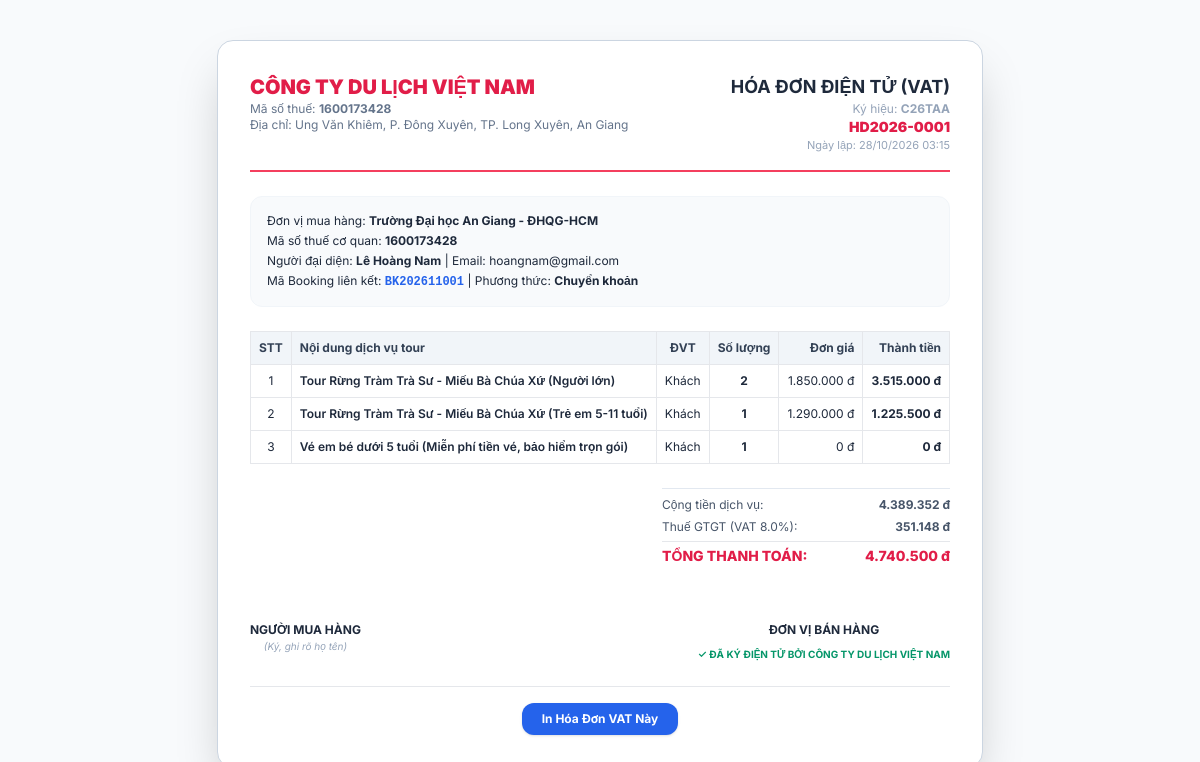
/modules/accounting/invoice_detail.php, run on the app's committed database.
### tables this page shows
CREATE TABLE IF NOT EXISTS `invoices` (
  `invoice_id` int NOT NULL AUTO_INCREMENT,
  `booking_id` int NOT NULL COMMENT 'Liên kết đơn đặt tour',
  `invoice_number` varchar(30) NOT NULL COMMENT 'Số hóa đơn (VD: HD2026-0001)',
  `invoice_series` varchar(20) NOT NULL DEFAULT 'C26TAA' COMMENT 'Ký hiệu mẫu hóa đơn',
  `issue_date` timestamp NULL DEFAULT CURRENT_TIMESTAMP COMMENT 'Ngày lập hóa đơn',
  `buyer_name` varchar(150) NOT NULL COMMENT 'Tên người mua / Đại diện đoàn',
  `company_name` varchar(255) DEFAULT NULL COMMENT 'Tên đơn vị / Cơ quan cần xuất hóa đơn VAT',
  `tax_code` varchar(30) DEFAULT NULL COMMENT 'Mã số thuế doanh nghiệp',
  `company_address` varchar(255) DEFAULT NULL COMMENT 'Địa chỉ cơ quan theo ĐKKD',
  `buyer_email` varchar(100) NOT NULL COMMENT 'Email nhận hóa đơn điện tử',
  `payment_method` enum('Chuyển khoản','Tiền mặt','VNPAY','Thẻ tín dụng') DEFAULT 'Chuyển khoản',
  `subtotal_amount` decimal(12,0) NOT NULL COMMENT 'Tổng tiền trước thuế',
  `vat_rate` decimal(4,1) DEFAULT '8.0' COMMENT 'Thuế suất VAT (%) (VD: 8% hoặc 10%)',
  `vat_amount` decimal(12,0) NOT NULL COMMENT 'Tiền thuế VAT',
  `total_amount` decimal(12,0) NOT NULL COMMENT 'Tổng cộng tiền thanh toán',
  `status` enum('Đã phát hành','Chờ duyệt','Đã hủy') DEFAULT 'Đã phát hành',
  `created_by` int DEFAULT NULL COMMENT 'Nhân viên kế toán xuất hóa đơn',
  PRIMARY KEY (`invoice_id`),
  UNIQUE KEY `invoice_number` (`invoice_number`),
  KEY `booking_id` (`booking_id`),
  KEY `created_by` (`created_by`)
);

CREATE TABLE IF NOT EXISTS `bookings` (
  `booking_id` int NOT NULL AUTO_INCREMENT,
  `booking_code` varchar(20) NOT NULL COMMENT 'Mã đơn: BK202611001',
  `departure_id` int NOT NULL,
  `customer_id` int NOT NULL,
  `promotion_id` int DEFAULT NULL,
  `booking_date` timestamp NULL DEFAULT CURRENT_TIMESTAMP,
  `num_adults` int NOT NULL DEFAULT '1',
  `num_children` int NOT NULL DEFAULT '0',
  `num_infants` int NOT NULL DEFAULT '0',
  `subtotal` decimal(12,0) NOT NULL,
  `discount_amount` decimal(12,0) DEFAULT '0',
  `total_amount` decimal(12,0) NOT NULL,
  `paid_amount` decimal(12,0) DEFAULT '0',
  `payment_status` enum('Chưa thanh toán','Đã đặt cọc','Đã thanh toán đủ','Đã hoàn tiền') DEFAULT 'Chưa thanh toán',
  `booking_status` enum('Chờ duyệt','Đã xác nhận','Đang đi tour','Hoàn tất','Đã hủy') DEFAULT 'Chờ duyệt',
  `special_notes` text COMMENT 'Yêu cầu ăn chay, ghế ngồi phía trước...',
  `is_rewarded` tinyint(1) NOT NULL DEFAULT '0' COMMENT '1: Đã cộng điểm thưởng tích lũy',
  PRIMARY KEY (`booking_id`),
  UNIQUE KEY `booking_code` (`booking_code`),
  KEY `departure_id` (`departure_id`),
  KEY `promotion_id` (`promotion_id`),
  KEY `idx_bookings_customer` (`customer_id`),
  KEY `idx_bookings_status` (`booking_status`,`payment_status`)
);

CREATE TABLE IF NOT EXISTS `invoice_details` (
  `detail_id` int NOT NULL AUTO_INCREMENT,
  `invoice_id` int NOT NULL,
  `item_type` enum('Vé người lớn','Vé trẻ em','Vé em bé','Phụ thu phòng đơn','Bảo hiểm','Dịch vụ khác') NOT NULL,
  `item_name` varchar(255) NOT NULL COMMENT 'Mô tả chi tiết dòng mục',
  `unit` varchar(50) DEFAULT 'Khách' COMMENT 'Đơn vị tính',
  `quantity` int NOT NULL DEFAULT '1',
  `unit_price` decimal(12,0) NOT NULL,
  `discount_amount` decimal(12,0) DEFAULT '0',
  `amount` decimal(12,0) NOT NULL COMMENT 'Thành tiền = (quantity * unit_price) - discount',
  PRIMARY KEY (`detail_id`),
  KEY `invoice_id` (`invoice_id`)
);

### modules/accounting/invoice_detail.php (the view, shortened to what this page needs)
<?php
require_once '../../config/database.php';
$invoice_id = intval($_GET['id'] ?? 1);
$stmt = $pdo->prepare("SELECT i.*, b.booking_code
                       FROM invoices i
                       JOIN bookings b ON i.booking_id = b.booking_id
                       WHERE i.invoice_id = ?");
$stmt->execute([$invoice_id]);
$inv = $stmt->fetch();
$stmtDet = $pdo->prepare("SELECT * FROM invoice_details WHERE invoice_id = ?");
$stmtDet->execute([$invoice_id]);
$details = $stmtDet->fetchAll();
include '../../includes/header.php';
?>
<div class="max-w-3xl mx-auto my-10 p-8 bg-white border border-slate-300 rounded-2xl shadow-2xl space-y-6">
    <div class="flex justify-between items-start border-b-2 border-rose-500 pb-4">
        <div>
            <h1 class="text-xl font-black text-rose-600">CÔNG TY DU LỊCH VIỆT NAM</h1>
            <p class="text-xs text-slate-500">Mã số thuế: <strong>1600173428</strong></p>
            <p class="text-xs text-slate-500">Địa chỉ: Ung Văn Khiêm, P. Đông Xuyên, TP. Long Xuyên, An Giang</p>
        </div>
        <div class="text-right">
            <h2 class="text-lg font-bold text-slate-800">HÓA ĐƠN ĐIỆN TỬ (VAT)</h2>
            <p class="text-xs text-slate-400">Ký hiệu: <strong><?= $inv['invoice_series'] ?></strong></p>
            <p class="text-sm font-black text-rose-600"><?= $inv['invoice_number'] ?></p>
            <p class="text-[11px] text-slate-400">Ngày lập: <?= date('d/m/Y H:i', strtotime($inv['issue_date'])) ?></p>
        </div>
    </div>
    <div class="text-xs space-y-1 bg-slate-50 p-4 rounded-xl border border-slate-100">
        <div>Đơn vị mua hàng: <strong><?= htmlspecialchars($inv['company_name']) ?></strong></div>
        <div>Mã số thuế cơ quan: <strong><?= $inv['tax_code'] ?: 'Khách hàng cá nhân' ?></strong></div>
        <div>Người đại diện: <strong><?= htmlspecialchars($inv['buyer_name']) ?></strong> | Email: <?= $inv['buyer_email'] ?></div>
        <div>Mã Booking liên kết: <span class="font-mono font-bold text-blue-600"><?= $inv['booking_code'] ?></span> | Phương thức: <strong><?= $inv['payment_method'] ?></strong></div>
    </div>
    <table class="w-full text-xs border border-slate-200 text-center">
        <thead class="bg-slate-100 font-bold text-slate-700">
            <tr>
                <th class="p-2 border">STT</th>
                <th class="p-2 border text-left">Nội dung dịch vụ tour</th>
                <th class="p-2 border">ĐVT</th>
                <th class="p-2 border">Số lượng</th>
                <th class="p-2 border text-right">Đơn giá</th>
                <th class="p-2 border text-right">Thành tiền</th>
            </tr>
        </thead>
        <tbody>
            <?php foreach ($details as $idx => $d): ?>
                <tr>
                    <td class="p-2 border"><?= $idx + 1 ?></td>
                    <td class="p-2 border text-left font-semibold"><?= htmlspecialchars($d['item_name']) ?></td>
                    <td class="p-2 border"><?= $d['unit'] ?></td>
                    <td class="p-2 border font-bold"><?= $d['quantity'] ?></td>
                    <td class="p-2 border text-right"><?= number_format($d['unit_price'], 0, ',', '.') ?> đ</td>
                    <td class="p-2 border text-right font-bold"><?= number_format($d['amount'], 0, ',', '.') ?> đ</td>
                </tr>
            <?php endforeach; ?>
        </tbody>
    </table>
    <div class="flex justify-end text-xs">
        <div class="w-72 space-y-1.5 border-t border-slate-200 pt-2">
            <div class="flex justify-between text-slate-600">
                <span>Cộng tiền dịch vụ:</span>
                <strong><?= number_format($inv['subtotal_amount'], 0, ',', '.') ?> đ</strong>
            </div>
            <div class="flex justify-between text-slate-600">
                <span>Thuế GTGT (VAT <?= $inv['vat_rate'] ?>%):</span>
                <strong><?= number_format($inv['vat_amount'], 0, ',', '.') ?> đ</strong>
            </div>
            <div class="flex justify-between text-sm font-extrabold text-rose-600 border-t pt-1">
                <span>TỔNG THANH TOÁN:</span>
                <span><?= number_format($inv['total_amount'], 0, ',', '.') ?> đ</span>
            </div>
        </div>
    </div>
    <div class="flex justify-between text-center text-xs pt-8">
        <div>
            <p class="font-bold">NGƯỜI MUA HÀNG</p>
            <p class="text-[10px] text-slate-400 italic">(Ký, ghi rõ họ tên)</p>
        </div>
        <div>
            <p class="font-bold">ĐƠN VỊ BÁN HÀNG</p>
            <p class="text-[10px] text-emerald-600 font-bold mt-2">✓ ĐÃ KÝ ĐIỆN TỬ BỞI CÔNG TY DU LỊCH VIỆT NAM</p>
        </div>
    </div>
    <div class="text-center pt-4 border-t">
        <button onclick="window.print()" class="bg-blue-600 hover:bg-blue-700 text-white font-bold px-5 py-2 rounded-xl text-xs shadow">
            In Hóa Đơn VAT Này
        </button>
    </div>
</div>
</body>
</html>

### includes/header.php (shortened to what this page needs)
<!DOCTYPE html>
<html lang="vi">
<head>
    <script src="https://cdn.tailwindcss.com"></script>
</head>
<body class="bg-slate-50 text-slate-800 antialiased min-h-screen flex flex-col">

### includes/header.php (style rules this page uses)
body { font-family: 'Inter', sans-serif; }

### data on the page
invoices: invoice_series "C26TAA", invoice_number "HD2026-0001", issue_date "28/10/2026 03:15", company_name "Trường Đại học An Giang - ĐHQG-HCM", tax_code "1600173428", buyer_name "Lê Hoàng Nam", buyer_email "hoangnam@gmail.com", booking.booking_code "BK202611001", payment_method "Chuyển khoản", subtotal_amount "4.389.352", vat_rate "8.0", vat_amount "351.148", total_amount "4.740.500"
invoice_details: item_name "Tour Rừng Tràm Trà Sư - Miếu Bà Chúa Xứ (Người lớn)", unit "Khách", quantity "2", unit_price "1.850.000", amount "3.515.000"
invoice_details: item_name "Tour Rừng Tràm Trà Sư - Miếu Bà Chúa Xứ (Trẻ em 5-11 tuổi)", unit "Khách", quantity "1", unit_price "1.290.000", amount "1.225.500"
invoice_details: item_name "Vé em bé dưới 5 tuổi (Miễn phí tiền vé, bảo hiểm trọn gói)", unit "Khách", quantity "1", unit_price "0", amount "0"
